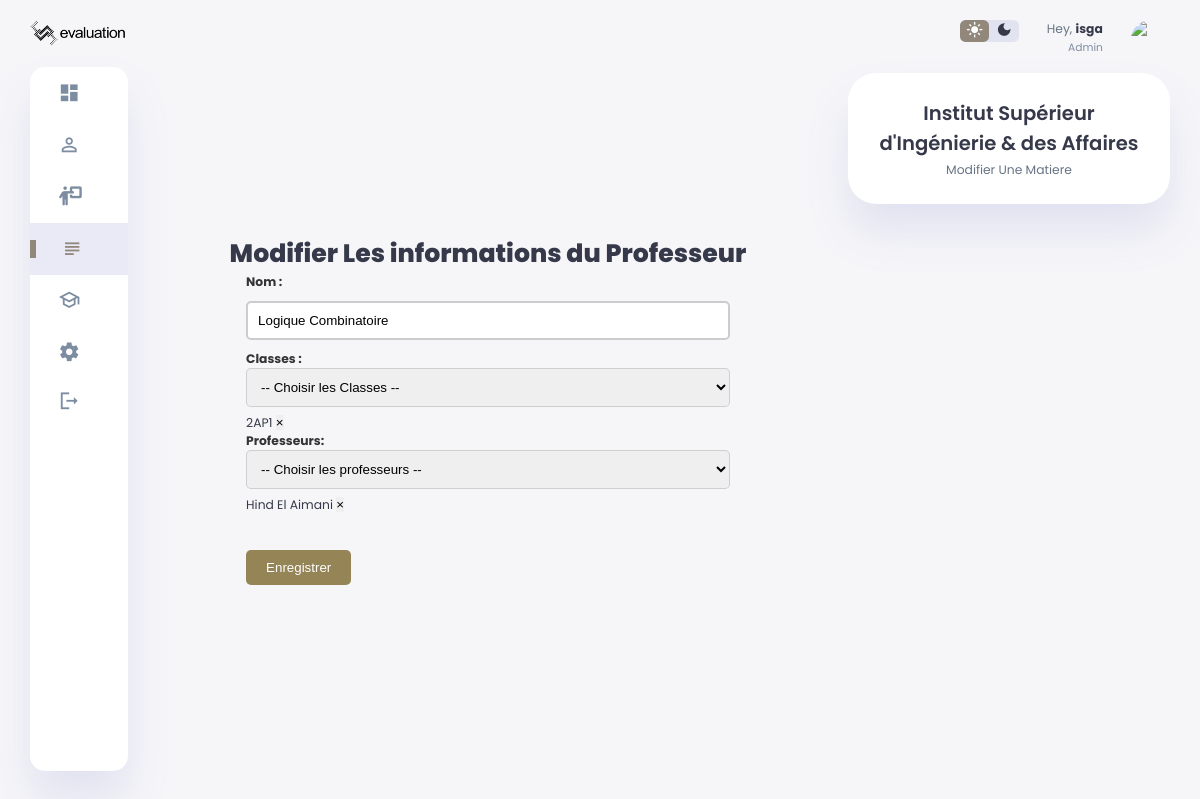
Page /edit_subject/1 (signed in) on the earlier database version.
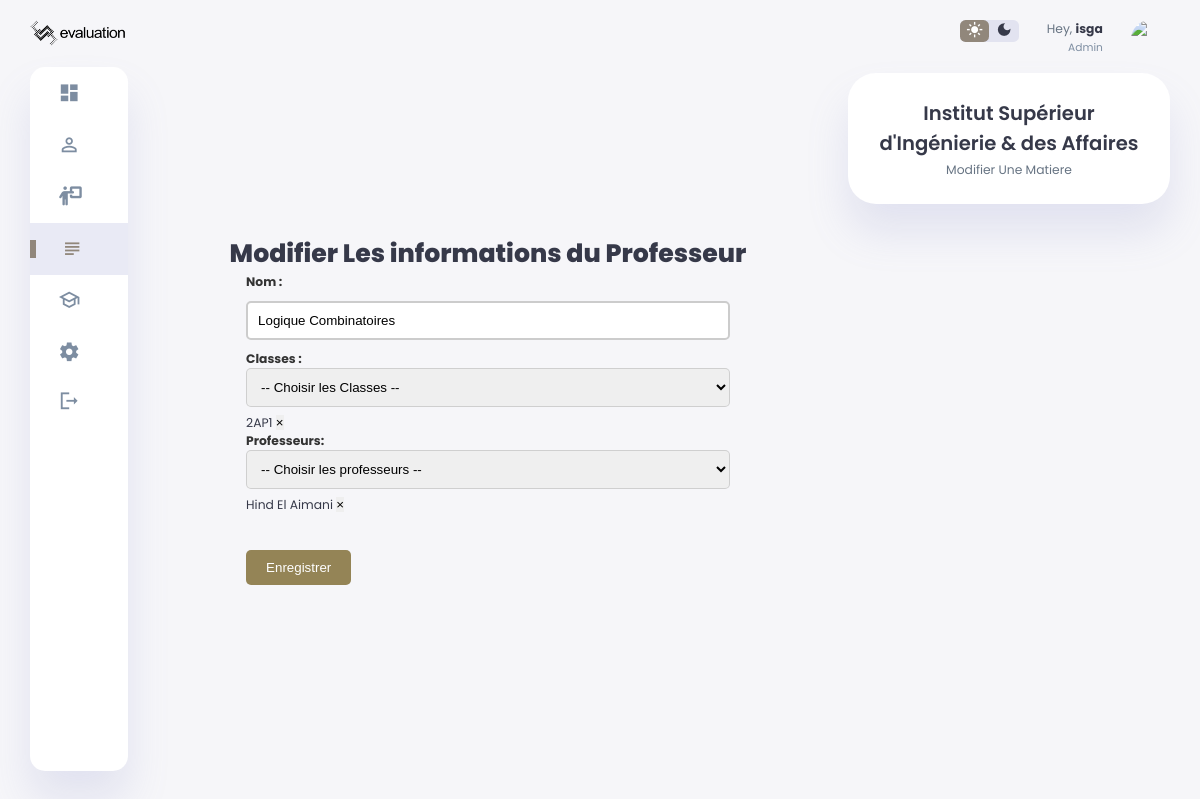
Same page on the later database version.
### models/models.py (models this page shows)
class Subjects(db.Model):
    id=db.Column(db.Integer,primary_key=True)
    name=db.Column(db.String(1000))
    profs=db.relationship('Profs',secondary=subject_prof,back_populates='subjects',passive_deletes=True)
    classes=db.relationship('Classes',secondary=subject_classe,back_populates='subjects',passive_deletes=True)
    questionstrack=db.relationship('QuestionsTrack',back_populates='subjects',passive_deletes=True)
    school_id=db.Column(db.Integer,db.ForeignKey('schools.id'))
    schools=db.relationship('Schools',back_populates='subjects',passive_deletes=True)

### routes/subjects.py (the view)
@subjects_bp.route("/edit_subject/<int:id>",methods=['POST','GET'])
def edit_subject(id):
    if 'school_username' and 'school_name' in session:
        school=Schools.query.join(Schools.user).filter(Users.username==session['school_username']).first()
        subject=Subjects.query.get(id)
        subjects=Subjects.query.filter_by(school_id=school.id).all()
        all_school_classes=Classes.query.join(Classes.schools).join(Schools.user).filter(Users.username==session['school_username']).all()
        all_school_profs=Profs.query.join(Profs.schools).join(Schools.user).filter(Users.username==session['school_username']).all()
        if subject in subjects:
            if request.method=="POST":
                name=request.form.get("nom")
                form_classes=request.form.get("selectedClasses")
                form_profs=request.form.get("selectedProfs")
                if name:
                    subject.name=name
                id_classes=[]
                id_profs=[]
                for i in form_classes:
                    if i.isdigit():
                        id_classes.append(int(i))
                for i in form_profs:
                    if i.isdigit():
                        id_profs.append(int(i))
                classes=Classes.query.filter(Classes.id.in_(id_classes)).all()
                subject.classes=classes
                profs=Profs.query.filter(Profs.id.in_(id_profs)).all()
                subject.profs=profs
                db.session.commit()
                flash("Subject updated successfully.", "success")
                return redirect(url_for('subjects.subjects'))
            else:
                classes=Classes.query.join(Classes.schools).join(Schools.user).filter(Users.username==session['school_username']).all()
                profs=Profs.query.join(Profs.schools).join(Schools.user).filter(Users.username==session['school_username']).all()
                selected_classes=[{'id':classe.id,'name':classe.name} for classe in subject.classes if classe in all_school_classes]
                selected_profs=[{'id':prof.id,'name':prof.fname+" "+prof.lname} for prof in subject.profs if prof in all_school_profs]
                return render_template("edit_subject.html",subject=subject,classes=classes,profs=profs,selected_classes=selected_classes,selected_profs=selected_profs)
        else:
                return render_template("error_page.html")
    else:
            return redirect(url_for("home.home"))

### templates/edit_subject.html (shortened to what this page needs)
<!DOCTYPE html>
<html lang="en">
<head>
    <link rel="stylesheet" href="{{url_for('static',filename='css/dashboard.css')}}">
    <link rel="stylesheet" href="{{url_for('static',filename='css/modal.css')}}">
</head>
<body>
    <div class="container">
         <aside>
            <div class="toggle">
                <img src="{{url_for('static',filename='images/logo.png')}}">
            </div>
            <div class="sidebar">
                <a href="{{url_for('dashboard.dashboard')}}" c>
                    <span class="material-icons-sharp">dashboard</span>
                </a>
                <a href="{{url_for('students.students')}}">
                    <span class="material-icons-sharp">person_outline</span>
                </a>
                <a href="{{url_for('profs.profs')}}">
                    <i class="fa-sharp-duotone fa-solid fa-person-chalkboard" style="font-size: 19px;"></i>
                </a>
                <a href="{{url_for('subjects.subjects')}}" class="active">
                    <span class="material-symbols-outlined">subject</span>
                </a>
                <a href="{{url_for('classes.classes')}}">
                    <span class="material-symbols-outlined">school</span>
                </a>
                <a href="{{url_for('auth.settings')}}">
                    <span class="material-icons-sharp">settings</span>
                </a>
                <a href="{{url_for('auth.logout')}}">
                    <span class="material-icons-sharp">logout</span>
                </a>
            </div>
        </aside>
        <main style="padding: 20px; display: flex; flex-direction: column; align-items: center; justify-content: center;">
            <h1>Modifier Les informations du Professeur</h1>
            <form id="editStudentForm" action="{{url_for('subjects.edit_subject',id=subject.id)}}" method="POST">
                <label for="edit_nom">Nom :</label>
                <input type="text" id="edit_nom" name="nom" value="{{subject.name}}">
                <label for="classes">Classes :</label>
                <select id="classeSelect" name="classes" onchange="addClasseTicket()">
                     <option value="">-- Choisir les Classes --</option>
                </select>
                <div id="classeTicketsContainer" class="ticket-container"></div>
                    <label for="prof">Professeurs:</label>
                <select id="profSelect" onchange="addProfTicket()">
                    <option value="">-- Choisir les professeurs --</option>
                </select>
                <div id="profTicketsContainer" class="ticket-container"></div>
                <br><br>
                <button type="submit" class="btn-primary">Enregistrer</button>
            </form>
        </main>
        <div class="right-section">
            <div class="nav">
                <div class="dark-mode">
                    <span class="material-icons-sharp active">light_mode</span>
                    <span class="material-icons-sharp">dark_mode</span>
                </div>
            <div class="profile">
                    <div class="info">
                        <p>Hey, <b>{{session['school_username']}}</b></p>
                        <small class="text-muted">Admin</small>
                    </div>
                    <div class="profile-photo">
                        <img src="https://media.geeksforgeeks.org/wp-content/uploads/20221210180014/profile-removebg-preview.png">
                    </div>
                </div>
            </div>
           <div class="user-profile">
                <div class="logo">
                    <h2>{{session['school_name']}}</h2>
                    <p>Modifier Une Matiere</p>
                </div>
            </div>
        </div>
    </div>
</body>
</html>

Differences in the rows shown:
changed Subjects: nom "Logique Combinatoire" → "Logique Combinatoires"
